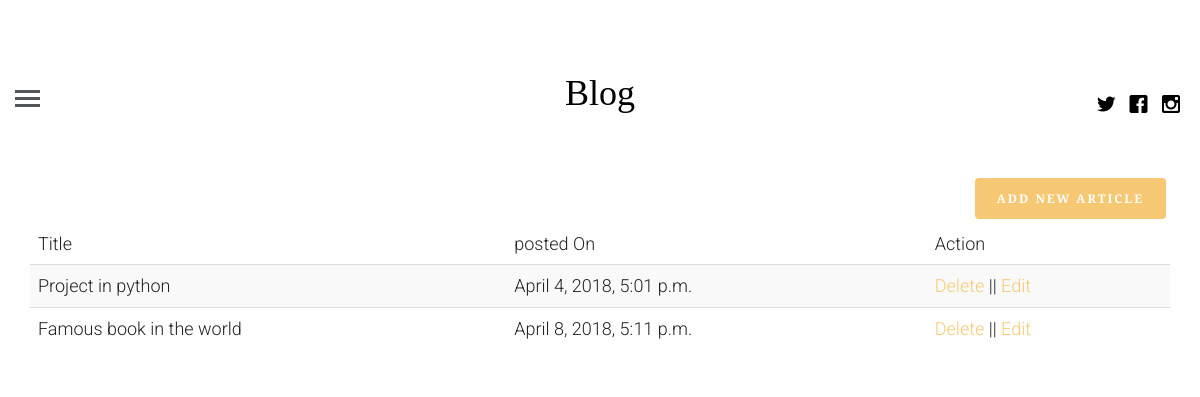
Screenshot of /profile (signed in) with the database file from the repository.
### blogapp/models.py (models this page shows, shortened)
class article(models.Model):
    objects = None
    article_author = models.ForeignKey(author, on_delete=models.CASCADE)
    title = models.CharField(max_length=200)
    body = models.TextField()
    image=models.FileField()
    posted_on=models.DateTimeField(auto_now=False,auto_now_add=True)
    update_on=models.DateTimeField(auto_now=True,auto_now_add=False)
    catagory = models.ForeignKey(catagory, on_delete=models.CASCADE)

### blogapp/views.py (the view)
# urls.py: path('profile', views.getProfile, name="profile"),
def getProfile(request):
    if request.user.is_authenticated:
        post = article.objects.filter(article_author=request.user.id)
        return render(request, "logged_in_profile.html", {"post": post})
    else:
        return redirect('login')

### templates/logged_in_profile.html (shortened to what this page needs)
<!DOCTYPE html>
    {% extends 'base.html'%}
{%block content %}
   <div class="container">
       <a href="{% url 'create'%}" class="btn btn-primary pull pull-right">Add new article</a>
       <table class="table table-striped">
        <thead>
        <tr>
            <td>Title</td>
            <td>posted On</td>
            <td>Action</td>
        </tr>
        </thead>
           <tbody>
           {% for p in post%}
           <tr>
               <td>{{p.title}}</td>
               <td>{{p.posted_on}}</td>
               <td><a href="">Delete</a> || <a href="">Edit</a> </td>
           </tr>
           {%endfor%}
           </tbody>
</table>
   </div>
{%endblock%}

### blogapp/static/css/style.css (style rules this page uses)
html { background: #fff; }
body { font-family: "Roboto", arial, sans-serif; font-size: 18px; font-weight: 300; line-height: 1.8; color: #222; background: #fff; }
a { color: #f7c873; -webkit-transition: 0.5s; -o-transition: 0.5s; transition: 0.5s; }
.btn { margin-right: 4px; margin-bottom: 4px; font-family: "Playfair Display", times, serif; font-size: 12px; letter-spacing: 2px; text-transform: uppercase; font-weight: 700; -webkit-border-radius: 4px; -moz-border-radius: 4px; -ms-border-radius: 4px; border-radius: 4px; -webkit-transition: 0.5s; -o-transition: 0.5s; transition: 0.5s; }
.btn-primary { background: #f7c873; color: #fff; border: 2px solid #f7c873; }

### rows the page displays
article: title "Project in python", posted_on "April 4, 2018, 5:01 p.m."
article: title "Famous book in the world", posted_on "April 8, 2018, 5:11 p.m."
